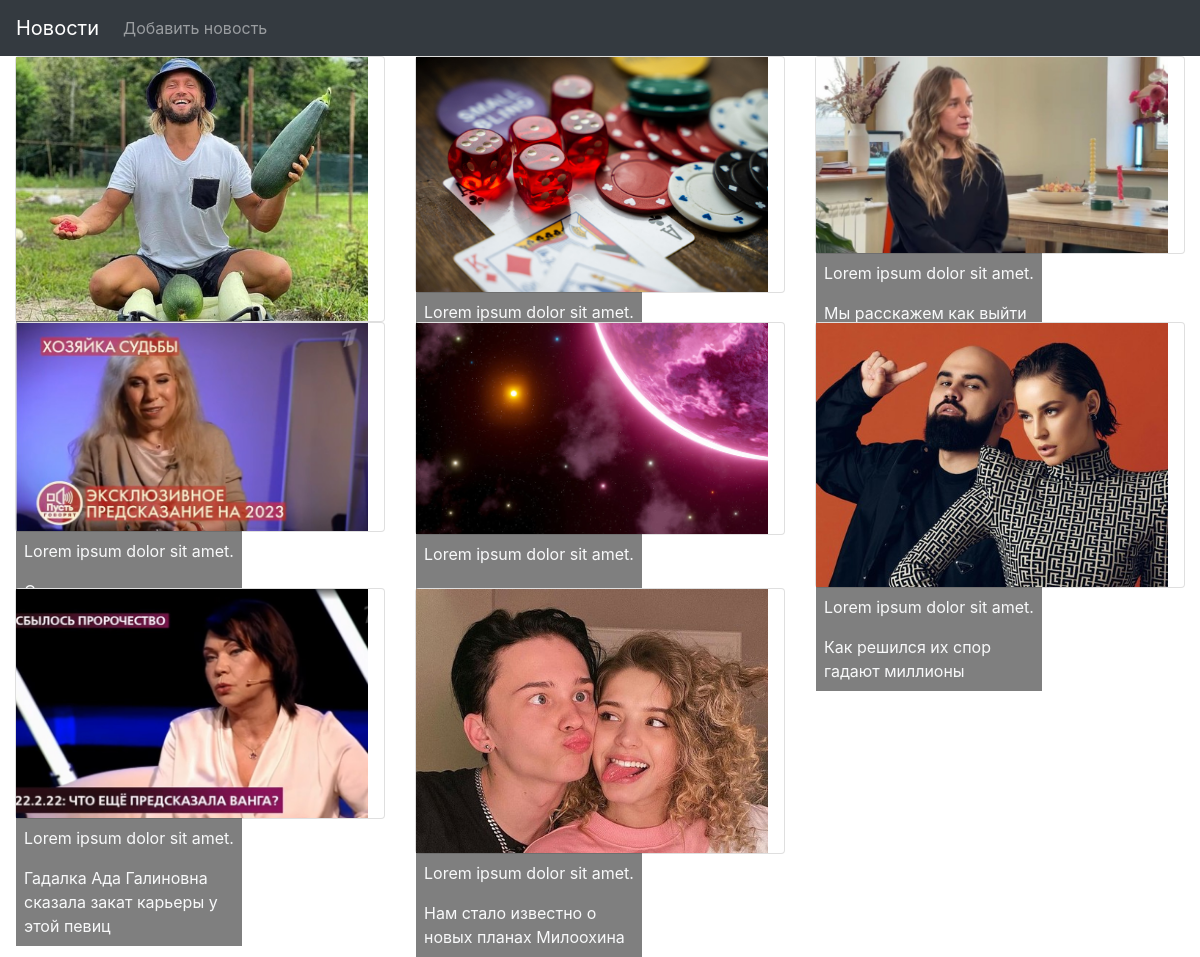
Page /news.php on the committed database.
### tables this page shows
CREATE TABLE `news` (
  `id` int(11) NOT NULL,
  `title` text NOT NULL,
  `description` text NOT NULL,
  `image` text NOT NULL,
  `date` date NOT NULL,
  `views` int(10) UNSIGNED NOT NULL DEFAULT '0'
);

### news.php (the view, shortened to what this page needs)
<!DOCTYPE html>
<html>
<head>
    <link rel="stylesheet" href="https://maxcdn.bootstrapcdn.com/bootstrap/4.5.2/css/bootstrap.min.css">
</head>
<body>
<nav class="navbar navbar-expand-md bg-dark navbar-dark">
    <a class="navbar-brand" href="#">Новости</a>
    <div class="collapse navbar-collapse" id="collapsibleNavbar">
        <ul class="navbar-nav">
            <li class="nav-item">
                <a class="nav-link" href="admin/admin.php">Добавить новость</a>
            </li>
        </ul>
    </div>
</nav>
<div class="container-fluid">
    <div class="row">
        <?php
        require "config/db.php";
        $sql = "SELECT * FROM news ORDER BY id DESC";
        $result = mysqli_query($connection, $sql);
        while ($row = mysqli_fetch_assoc($result)) {
            echo '<div class="col-md-4">';
            echo '<div class="card">';
            echo '<div class="bg-image" style="max-width: 22rem;">';
            echo '<img class="w-100" src="images/' . $row["image"] . '" alt="Card image" >';
            echo '<div class="position-absolute bottom-0 text-light" style="background-color: rgba(0, 0, 0, 0.5)"><p class="p-2 m-0">Lorem ipsum dolor sit amet.</p><div class="position-absolute bottom-0 text-light w-100" style="background-color: rgba(0, 0, 0, 0.5)"><p class="p-2 m-0">' . $row["title"] . '</p>';
            echo '</div>';
            echo '</div>';
            echo '</div>';
            echo '</div>';
            echo '</div>';
        }
        ?>
    </div>
</div>
</body>
</html>

### rows in the picture
news: image (picture)
news: image (picture)
news: image (picture), title "Мы расскажем как выйти…"
news: image (picture)
news: image (picture)
news: image (picture), title "Как решился их спор гадают миллионы"
news: image (picture), title "Гадалка Ада Галиновна сказала закат карьеры у этой певиц"
news: image (picture), title "Нам стало известно о новых планах Милоохина"
